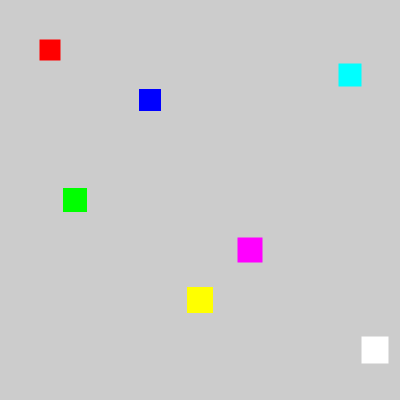
Frame 1 (no input)
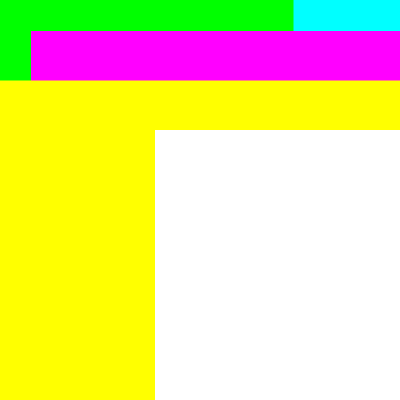
Frame 60 (the mouse pressed at the canvas centre just before this capture)
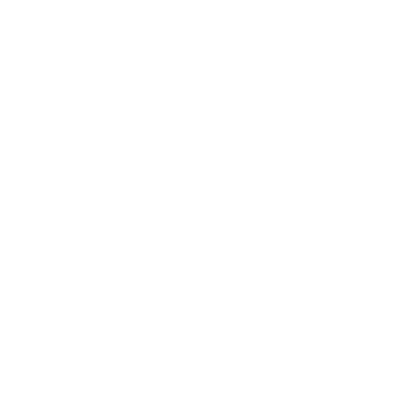
Frame 120 (the mouse held since frame 60 and released just before this capture)

The Processing sketch that drew these frames (run headless with seeded random() and noise(); from frame 60 on, the mouse is pressed at the canvas centre):

// Processing sketch: processing_146440
// ── processing_146440.pde

//ICE 22
//Copyright Miranda Jacoby 2014 All Rights Reserved

int [] x = {50, 150, 350, 75, 250, 200, 375};
int [] y = {50, 100,  75, 200, 250, 300, 350};

color [] colorList = 
{
color( 255, 0, 0),  
color( 0, 0, 255),  
color( 0, 255, 255 ),  
color( 0, 255, 0),  
color( 255,   0, 255),  
color( 255, 255, 0),  
color( 255, 255, 255),    
};

int diam = 20;

void setup()
{
  size(400, 400);
  noStroke();
  rectMode(CENTER);
}


void draw()
{
  drawSquares();
}

void drawSquares ()
{
  for (int i = 0; i < x.length; i++ )
  {
    diam++;
    designSquares(x[i], y[i], colorList[i]);
   }
   
}

void designSquares (int xpos, int ypos, color fill)
{
  fill(fill);
  rect(xpos, ypos, diam, diam);
}

void mouseClicked ()
{
  diam = 20;
}
